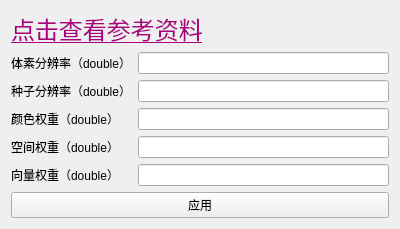
<?xml version="1.0" encoding="UTF-8"?>
<ui version="4.0">
 <class>QChaotiJulei</class>
 <widget class="QSubDialogBase" name="QChaotiJulei">
  <property name="geometry">
   <rect>
    <x>0</x>
    <y>0</y>
    <width>400</width>
    <height>204</height>
   </rect>
  </property>
  <property name="windowTitle">
   <string>超体聚类</string>
  </property>
  <layout class="QGridLayout" name="gridLayout">
   <item row="4" column="0">
    <widget class="QLabel" name="label_4">
     <property name="text">
      <string>空间权重（double）</string>
     </property>
    </widget>
   </item>
   <item row="4" column="1">
    <widget class="QLineEdit" name="lineEdit_4"/>
   </item>
   <item row="2" column="0">
    <widget class="QLabel" name="label_2">
     <property name="text">
      <string>种子分辨率（double）</string>
     </property>
    </widget>
   </item>
   <item row="3" column="1">
    <widget class="QLineEdit" name="lineEdit_3"/>
   </item>
   <item row="1" column="0">
    <widget class="QLabel" name="label">
     <property name="text">
      <string>体素分辨率（double）</string>
     </property>
    </widget>
   </item>
   <item row="6" column="0" colspan="2">
    <widget class="QPushButton" name="pushButton">
     <property name="text">
      <string>应用</string>
     </property>
    </widget>
   </item>
   <item row="1" column="1">
    <widget class="QLineEdit" name="lineEdit"/>
   </item>
   <item row="0" column="0" colspan="2">
    <widget class="QLabel" name="label_7">
     <property name="text">
      <string>&lt;html&gt;&lt;head/&gt;&lt;body&gt;&lt;p&gt;&lt;a href=&quot;http://blog.csdn.net/wi162yyxq/article/details/72808643?locationNum=5&amp;amp;fps=1&quot;&gt;&lt;span style=&quot; font-size:18pt; text-decoration: underline; color:#aa007f;&quot;&gt;点击查看参考资料&lt;/span&gt;&lt;/a&gt;&lt;/p&gt;&lt;/body&gt;&lt;/html&gt;</string>
     </property>
     <property name="openExternalLinks">
      <bool>true</bool>
     </property>
    </widget>
   </item>
   <item row="2" column="1">
    <widget class="QLineEdit" name="lineEdit_2"/>
   </item>
   <item row="3" column="0">
    <widget class="QLabel" name="label_3">
     <property name="text">
      <string>颜色权重（double）</string>
     </property>
    </widget>
   </item>
   <item row="5" column="1">
    <widget class="QLineEdit" name="lineEdit_5"/>
   </item>
   <item row="5" column="0">
    <widget class="QLabel" name="label_5">
     <property name="text">
      <string>向量权重（double）</string>
     </property>
    </widget>
   </item>
  </layout>
 </widget>
 <layoutdefault spacing="6" margin="11"/>
 <customwidgets>
  <customwidget>
   <class>QSubDialogBase</class>
   <extends>QWidget</extends>
   <header>qsubdialogbase.h</header>
   <container>1</container>
  </customwidget>
 </customwidgets>
 <resources/>
 <connections>
  <connection>
   <sender>pushButton</sender>
   <signal>clicked()</signal>
   <receiver>QChaotiJulei</receiver>
   <slot>OnApply()</slot>
   <hints>
    <hint type="sourcelabel">
     <x>150</x>
     <y>190</y>
    </hint>
    <hint type="destinationlabel">
     <x>486</x>
     <y>191</y>
    </hint>
   </hints>
  </connection>
 </connections>
 <slots>
  <slot>OnApply()</slot>
 </slots>
</ui>
